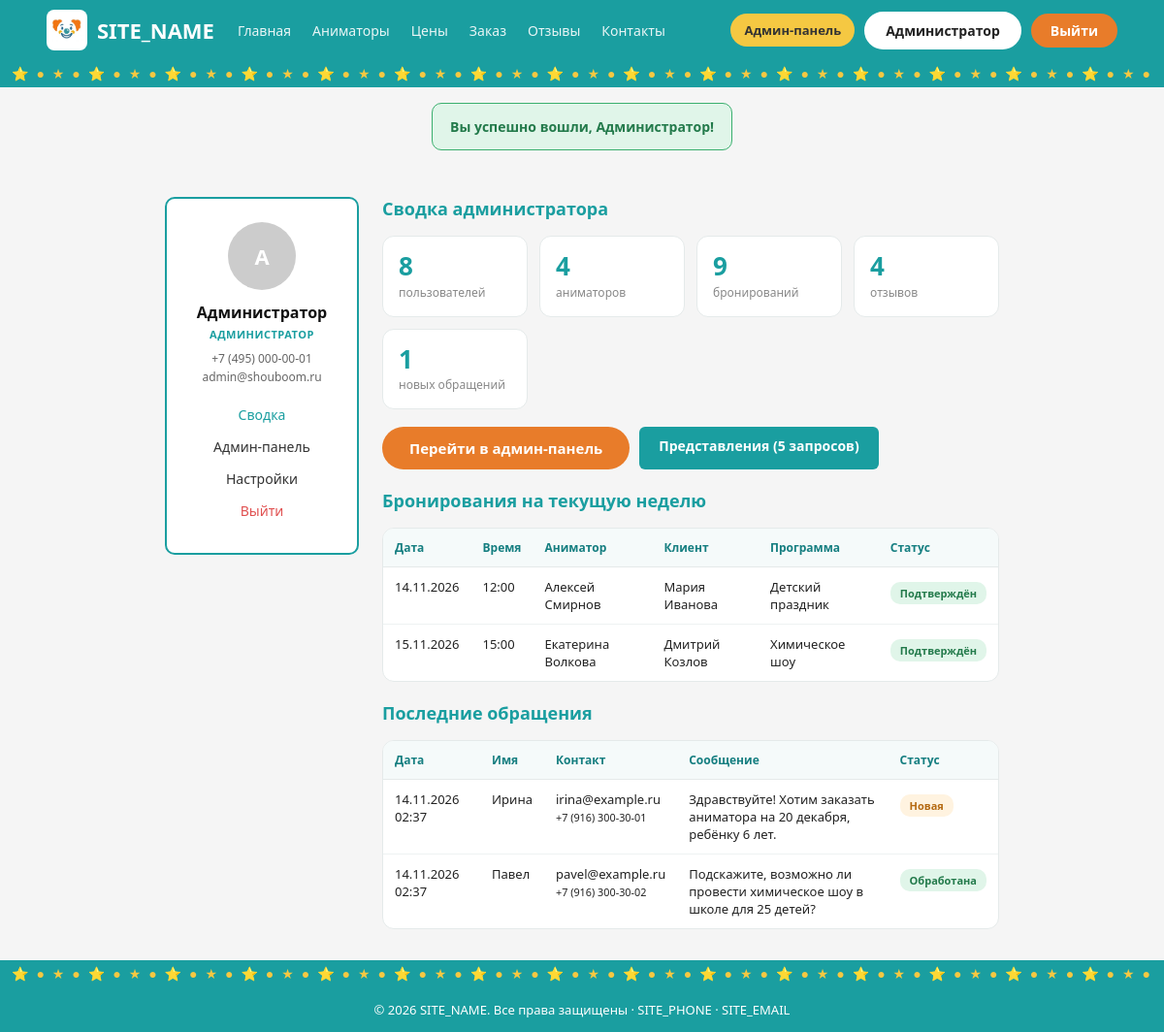
Screenshot of /cabinet.php (signed in) with the database file from the repository.
### tables this page shows
CREATE TABLE IF NOT EXISTS users (
  user_id    INT UNSIGNED NOT NULL AUTO_INCREMENT,
  name       VARCHAR(100) NOT NULL,
  email      VARCHAR(150) NOT NULL,
  phone      VARCHAR(30)  NOT NULL,
  password   VARCHAR(255) NOT NULL,
  role       ENUM('customer','animator','admin') NOT NULL DEFAULT 'customer',
  avatar     VARCHAR(255) DEFAULT NULL,
  created_at TIMESTAMP NOT NULL DEFAULT CURRENT_TIMESTAMP,
  PRIMARY KEY (user_id),
  UNIQUE KEY uq_users_email (email),
  UNIQUE KEY uq_users_phone (phone)
);

CREATE TABLE IF NOT EXISTS programs (
  program_id   INT UNSIGNED NOT NULL AUTO_INCREMENT,
  title        VARCHAR(150) NOT NULL,
  category     VARCHAR(100) NOT NULL DEFAULT 'Детские праздники',
  description  TEXT,
  price        DECIMAL(10,2) NOT NULL DEFAULT 2500.00,
  duration_min SMALLINT UNSIGNED NOT NULL DEFAULT 60,
  image        VARCHAR(255) DEFAULT NULL,
  is_active    TINYINT(1) NOT NULL DEFAULT 1,
  created_at   TIMESTAMP NOT NULL DEFAULT CURRENT_TIMESTAMP,
  PRIMARY KEY (program_id),
  KEY idx_programs_category (category)
);

CREATE TABLE IF NOT EXISTS bookings (
  booking_id     INT UNSIGNED NOT NULL AUTO_INCREMENT,
  customer_id    INT UNSIGNED DEFAULT NULL,
  animator_id    INT UNSIGNED NOT NULL,
  program_id     INT UNSIGNED DEFAULT NULL,
  contact_name   VARCHAR(100) NOT NULL,
  contact_phone  VARCHAR(30) NOT NULL,
  contact_email  VARCHAR(150) DEFAULT NULL,
  event_date     DATE NOT NULL,
  event_time     TIME NOT NULL,
  duration_hours DECIMAL(3,1) NOT NULL DEFAULT 1.0,
  address        VARCHAR(255) NOT NULL,
  children_age   VARCHAR(50) DEFAULT NULL,
  comment        TEXT,
  status         ENUM('pending','confirmed','completed','cancelled') NOT NULL DEFAULT 'pending',
  total_price    DECIMAL(10,2) NOT NULL DEFAULT 0.00,
  created_at     TIMESTAMP NOT NULL DEFAULT CURRENT_TIMESTAMP,
  PRIMARY KEY (booking_id),
  KEY idx_bookings_animator_date (animator_id, event_date, event_time),
  KEY idx_bookings_customer (customer_id),
  CONSTRAINT fk_bookings_customer FOREIGN KEY (customer_id) REFERENCES users (user_id)
    ON DELETE SET NULL ON UPDATE CASCADE,
  CONSTRAINT fk_bookings_animator FOREIGN KEY (animator_id) REFERENCES animators (animator_id)
    ON DELETE CASCADE ON UPDATE CASCADE,
  CONSTRAINT fk_bookings_program FOREIGN KEY (program_id) REFERENCES programs (program_id)
    ON DELETE SET NULL ON UPDATE CASCADE
);

CREATE TABLE IF NOT EXISTS contact_requests (
  request_id INT UNSIGNED NOT NULL AUTO_INCREMENT,
  name       VARCHAR(100) NOT NULL,
  email      VARCHAR(150) NOT NULL,
  phone      VARCHAR(30) DEFAULT NULL,
  message    TEXT NOT NULL,
  status     ENUM('new','processed') NOT NULL DEFAULT 'new',
  created_at TIMESTAMP NOT NULL DEFAULT CURRENT_TIMESTAMP,
  PRIMARY KEY (request_id)
);

### cabinet.php (the view, shortened to what the rows shown need)
<?php
require 'db.php';
$me = current_user();
$role = $me['role'];
$tab = $_GET['tab'] ?? ($role === 'animator' ? 'requests' : ($role === 'admin' ? 'dashboard' : 'orders'));
$stmt = $pdo->prepare('SELECT * FROM users WHERE user_id = ? LIMIT 1');
$stmt->execute([$me['user_id']]);
$profile = $stmt->fetch() ?: $me;
$customerOrders = [];
$allPrograms = get_programs($pdo);
$adminStats = [];
if ($role === 'admin') {
    $adminStats = [
        'users' => (int)$pdo->query('SELECT COUNT(*) FROM users')->fetchColumn(),
        'animators' => (int)$pdo->query('SELECT COUNT(*) FROM animators')->fetchColumn(),
        'bookings' => (int)$pdo->query('SELECT COUNT(*) FROM bookings')->fetchColumn(),
        'reviews' => (int)$pdo->query('SELECT COUNT(*) FROM reviews')->fetchColumn(),
        'requests' => (int)$pdo->query("SELECT COUNT(*) FROM contact_requests WHERE status='new'")->fetchColumn(),
    ];
    $adminWeek = weekly_bookings($pdo);
    $adminRequests = $pdo->query('SELECT * FROM contact_requests ORDER BY created_at DESC LIMIT 5')->fetchAll();
}
require 'includes/header.php';
?>
<div class="page-wrap">
  <div class="page-inner">
    <div class="cabinet-layout">
      <aside class="cabinet-sidebar">
        <div class="cabinet-avatar"><?= e(initials($profile['name'])) ?></div>
        <div class="cabinet-name"><?= e($profile['name']) ?></div>
        <div class="cabinet-role"><?= e(role_label($role)) ?></div>
        <div class="cabinet-info">
          <?= e($profile['phone']) ?><br>
          <?= e($profile['email']) ?>
        </div>
        <ul class="cabinet-nav">
          <?php if ($role === 'customer'): ?>
            <li><a href="?tab=orders" class="<?= $tab === 'orders' ? 'active' : '' ?>">Мои заказы</a></li>
            <li><a href="?tab=photos" class="<?= $tab === 'photos' ? 'active' : '' ?>">Фото с праздников</a></li>
          <?php else: ?>
            <li><a href="?tab=dashboard" class="<?= $tab === 'dashboard' ? 'active' : '' ?>">Сводка</a></li>
            <li><a href="admin/index.php">Админ-панель</a></li>
          <?php endif; ?>
          <li><a href="?tab=settings" class="<?= $tab === 'settings' ? 'active' : '' ?>">Настройки</a></li>
          <li><a href="logout.php" class="logout">Выйти</a></li>
        </ul>
      </aside>
      <div>
        <?php if ($role === 'customer' && $tab === 'orders'): ?>
          <div class="orders-title">Мои заказы</div>
          <?php if (!$customerOrders): ?>
            <div class="empty-orders">У вас пока нет заказов.<br><br><a href="animators.php">Подобрать аниматора →</a></div>
          <?php else: ?>
            <?php foreach ($customerOrders as $o): ?>
              <div class="order-item order-item-block">
                <div class="order-info">
                  <div class="order-name"><?= e($o['program_title'] ?: 'Работа аниматора') ?> · <?= e($o['animator_name']) ?></div>
                  <div class="order-details">
                    <?= e(format_date($o['event_date'])) ?>, <?= e(format_time($o['event_time'])) ?>,
                    <?= e($o['duration_hours']) ?> ч · <?= e($o['address']) ?>
                  </div>
                  <div class="order-details">Заказ №<?= (int)$o['booking_id'] ?> от <?= e(format_datetime($o['created_at'])) ?></div>
                  <div class="status-badge <?= e(status_class($o['status'])) ?>"><?= e(status_label($o['status'])) ?></div>
                  <div class="order-total">Сумма: <b><?= format_price($o['total_price']) ?></b></div>
                </div>
                <div class="order-actions">
                  <?php if (in_array($o['status'], ['pending', 'confirmed'], true)): ?>
                    <form method="POST" action="">
                      <?php csrf_field(); ?>
                      <input type="hidden" name="action" value="cancel_booking">
                      <input type="hidden" name="tab" value="orders">
                      <input type="hidden" name="booking_id" value="<?= (int)$o['booking_id'] ?>">
                      <button type="submit" class="btn-danger btn-small" data-confirm="Отменить заказ №<?= (int)$o['booking_id'] ?>?">Отменить</button>
                    </form>
                  <?php endif; ?>
                  <?php if ($o['status'] === 'completed'): ?>
                    <?php if ($o['review_id']): ?>
                      <div class="my-review">
                        <div class="review-stars"><?= stars((int)$o['review_rating']) ?></div>
                        <div class="muted"><?= e($o['review_text']) ?></div>
                      </div>
                    <?php else: ?>
                      <details class="review-form">
                        <summary>Оставить отзыв</summary>
                        <form method="POST" action="">
                          <?php csrf_field(); ?>
                          <input type="hidden" name="action" value="add_review">
                          <input type="hidden" name="tab" value="orders">
                          <input type="hidden" name="booking_id" value="<?= (int)$o['booking_id'] ?>">
                          <div class="form-group">
                            <label>Оценка</label>
                            <select class="form-input" name="rating">
                              <option value="5">★★★★★ — отлично</option>
                              <option value="4">★★★★☆ — хорошо</option>
                              <option value="3">★★★☆☆ — нормально</option>
                              <option value="2">★★☆☆☆ — плохо</option>
                              <option value="1">★☆☆☆☆ — ужасно</option>
                            </select>
                          </div>
                          <div class="form-group">
                            <textarea class="form-input" name="text" rows="3" placeholder="Расскажите о празднике" required></textarea>
                          </div>
                          <button class="btn-orange btn-small" type="submit">Отправить отзыв</button>
                        </form>
                      </details>
                    <?php endif; ?>
                    <details class="review-form">
                      <summary>Добавить фото</summary>
                      <form method="POST" action="" enctype="multipart/form-data">
                        <?php csrf_field(); ?>
                        <input type="hidden" name="action" value="upload_photo">
                        <input type="hidden" name="tab" value="orders">
                        <input type="hidden" name="booking_id" value="<?= (int)$o['booking_id'] ?>">
                        <div class="form-group">
                          <input class="form-input" type="text" name="title" placeholder="Подпись к фото" maxlength="150">
                        </div>
                        <div class="form-group">
                          <input class="form-input" type="file" name="photo" accept="image/*" required>
                        </div>
                        <button class="btn-teal btn-small" type="submit">Загрузить</button>
                      </form>
                    </details>
                  <?php endif; ?>
                </div>
              </div>
            <?php endforeach; ?>
          <?php endif; ?>
        <?php elseif ($role === 'admin' && $tab === 'dashboard'): ?>
          <div class="orders-title">Сводка администратора</div>
          <div class="stats-grid">
            <div class="stat-card"><b><?= $adminStats['users'] ?></b><span>пользователей</span></div>
            <div class="stat-card"><b><?= $adminStats['animators'] ?></b><span>аниматоров</span></div>
            <div class="stat-card"><b><?= $adminStats['bookings'] ?></b><span>бронирований</span></div>
            <div class="stat-card"><b><?= $adminStats['reviews'] ?></b><span>отзывов</span></div>
            <div class="stat-card"><b><?= $adminStats['requests'] ?></b><span>новых обращений</span></div>
          </div>
          <div style="display:flex;gap:10px;flex-wrap:wrap;margin:18px 0">
            <a href="admin/index.php" class="btn-orange">Перейти в админ-панель</a>
            <a href="admin/index.php?page=views" class="btn-teal">Представления (5 запросов)</a>
          </div>
          <div class="orders-title" style="margin-top:20px">Бронирования на текущую неделю</div>
          <div class="table-wrap">
            <table class="data-table">
              <thead><tr><th>Дата</th><th>Время</th><th>Аниматор</th><th>Клиент</th><th>Программа</th><th>Статус</th></tr></thead>
              <tbody>
                <?php foreach ($adminWeek as $w): ?>
                  <tr>
                    <td><?= e(format_date($w['event_date'])) ?></td>
                    <td><?= e(format_time($w['event_time'])) ?></td>
                    <td><?= e($w['animator_name']) ?></td>
                    <td><?= e($w['customer_name']) ?></td>
                    <td><?= e($w['program_title'] ?: '—') ?></td>
                    <td><span class="status-badge <?= e(status_class($w['status'])) ?>"><?= e(status_label($w['status'])) ?></span></td>
                  </tr>
                <?php endforeach; ?>
              </tbody>
            </table>
          </div>
          <div class="orders-title" style="margin-top:20px">Последние обращения</div>
          <div class="table-wrap">
            <table class="data-table">
              <thead><tr><th>Дата</th><th>Имя</th><th>Контакт</th><th>Сообщение</th><th>Статус</th></tr></thead>
              <tbody>
                <?php foreach ($adminRequests as $r): ?>
                  <tr>
                    <td><?= e(format_datetime($r['created_at'])) ?></td>
                    <td><?= e($r['name']) ?></td>
                    <td><?= e($r['email']) ?><br><small><?= e($r['phone']) ?></small></td>
                    <td><?= e(mb_strimwidth($r['message'], 0, 80, '…')) ?></td>
                    <td><span class="status-badge <?= e(status_class($r['status'])) ?>"><?= e(status_label($r['status'])) ?></span></td>
                  </tr>
                <?php endforeach; ?>
              </tbody>
            </table>
          </div>
        <?php endif; ?>
      </div>
    </div>
  </div>
</div>
<?php require 'includes/footer.php'; ?>

### includes/header.php (shortened to what the rows shown need)
<?php
$currentUser = current_user();
?>
<!DOCTYPE html>
<html lang="ru">
<head>
<link rel="stylesheet" href="style.css">
</head>
<body>
<header class="navbar">
  <div class="navbar-inner">
    <div class="nav-auth">
      <?php if ($currentUser): ?>
        <?php if (is_admin()): ?>
          <a href="admin/index.php" class="btn-admin">Админ-панель</a>
        <?php endif; ?>
        <a href="cabinet.php" class="btn-username"><?= e($currentUser['name']) ?></a>
        <a href="logout.php" class="btn-login">Выйти</a>
      <?php else: ?>
        <a href="login.php" class="btn-login">Вход</a>
        <a href="register.php" class="btn-register">Регистрация</a>
      <?php endif; ?>
    </div>
  </div>
</header>

### rows the page displays
users: name "Администратор", name "А", name "АДМИНИСТРАТОР", phone "+7 (495) 000-00-01", email "admin@shouboom.ru"
programs: program_id "4", is_active "1"
bookings: event_date "14.11.2026", event_time "12:00", animator_name "Алексей Смирнов", customer_name "Мария Иванова", program_title "Детский праздник", status "Подтверждён"
bookings: event_date "15.11.2026", event_time "15:00", animator_name "Екатерина Волкова", customer_name "Дмитрий Козлов", program_title "Химическое шоу", status "Подтверждён"
contact_requests: created_at "14.11.2026 02:37", name "Ирина", email "irina@example.ru", phone "+7 (916) 300-30-01", message "Здравствуйте! Хотим заказать аниматора на 20 декабря, ребёнку 6 лет.", status "Новая"
contact_requests: created_at "14.11.2026 02:37", name "Павел", email "pavel@example.ru", phone "+7 (916) 300-30-02", message "Подскажите, возможно ли провести химическое шоу в школе для 25 детей?", status "Обработана"

### other values shown
SITE_NAME "SITE_NAME"
$item[0] "Главная"
$item[0] "Аниматоры"
$item[0] "Цены"
$item[0] "Заказ"
$item[0] "Отзывы"
$item[0] "Контакты"
$item['message'] "Вы успешно вошли, Администратор!"
$adminStats['users'] "8"
$adminStats['bookings'] "9"
SITE_PHONE "SITE_PHONE"
SITE_EMAIL "SITE_EMAIL"
